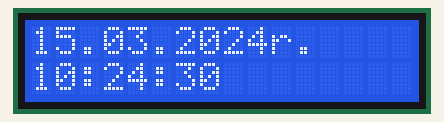
Simulated run of this sketch. Board: Arduino Uno, built with avr-gcc and run on an emulated ATmega328P. Shown: 16×2 character LCD. The local clock reads 2024-03-15 10:24:30 at power-on unless the sketch sets it.

Above: at 0.2 s.
At 4.4 s:
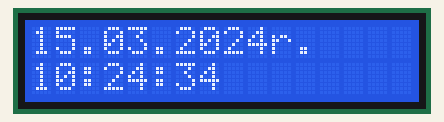
At 9.5 s:
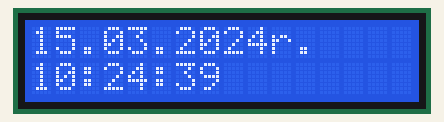
At 18.8 s:
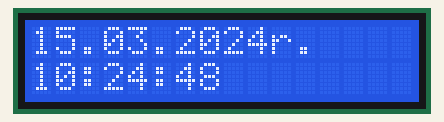
At 28.1 s:
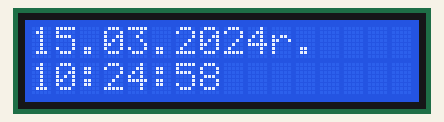
At 38.4 s:
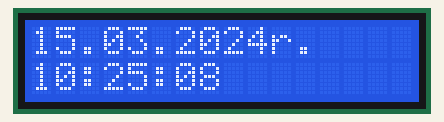

Measured:
- what the display in image 0 shows lasts 1.0 s, from 0.2 s to 1.2 s

The sketch:

Zegar_z_u_yciem_modu_u_czasowego.ino
```cpp
//dodawanie potrzebnychbibliotek
#include <Wire.h>
#include <LiquidCrystal_PCF8574.h>
#include <DS3231.h>


LiquidCrystal_PCF8574 lcd(0x27);
DS3231 clock1;

String toStringWithLeadingZeros(byte number) {
  String result = String(number);
  if(number < 10) {
    result = "0" + result;
  }
  return result;
}
//wyświeylenie roku : miesięcy : dni
String getDateString() {
  bool century;
  String day = toStringWithLeadingZeros(clock1.getDate());
  String month = toStringWithLeadingZeros(clock1.getMonth(century));
  String year = String(clock1.getYear() + 2000);
  return day + "." + month + "." + year + "r.";
}
//Wyświetlenie godziny : minut : sekund
String getTimeString() {
  bool h12, pm;
  String hour = toStringWithLeadingZeros(clock1.getHour(h12, pm));
  String minute = toStringWithLeadingZeros(clock1.getMinute());
  String second = toStringWithLeadingZeros(clock1.getSecond());
  return hour + ":" + minute + ":" + second;
}

void setup() {
  Wire.begin();
  lcd.begin(16, 2);
  lcd.setBacklight(true);
  delay(100);
  lcd.clear();
}

void loop() {
  lcd.clear();
  lcd.print(getDateString());
  lcd.setCursor(0, 1);
  lcd.print(getTimeString());
  delay(1000);
}
```
